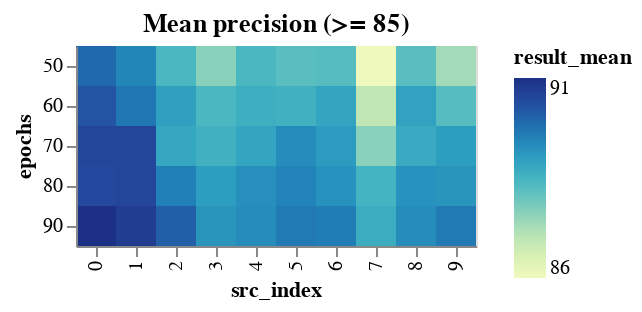

Write notebook code for a chart like this one.
### Code cell
range_epoch_results_df = epochs_results_df[
    epochs_results_df.result_mean >= DETAILED_VIEW_TRESHOLD
]

binified_epochs_heatmap(
    f"Mean precision (>= {DETAILED_VIEW_TRESHOLD})", 
    range_epoch_results_df
)

### Figure 1 — Vega-Lite specification as saved in the notebook (floating-point values rounded to 4 significant figures)
{"config": {"view": {"continuousWidth": 400, "continuousHeight": 300}}, "hconcat": [{"mark": "rect", "encoding": {"color": {"type": "quantitative", "field": "result_mean"}, "tooltip": [{"type": "quantitative", "field": "result_mean"}, {"type": "quantitative", "field": "result_std"}, {"type": "quantitative", "field": "neurons"}, {"type": "quantitative", "field": "layers"}, {"type": "quantitative", "field": "epochs"}, {"type": "quantitative", "field": "src_index"}], "x": {"type": "ordinal", "field": "src_index"}, "y": {"type": "ordinal", "field": "epochs"}}, "selection": {"selector004": {"type": "interval", "bind": "scales", "encodings": ["x", "y"]}}, "title": "Mean precision (>= 85)"}], "data": {"name": "data-274991aa5d9bd55cffc2a65c183f510f"}, "$schema": "https://vega.github.io/schema/vega-lite/v4.8.1.json", "datasets": {"data-274991aa5d9bd55cffc2a65c183f510f": [{"neurons": 12, "layers": 2, "epochs": 90, "learning_rate": 0.0216, "momentum": 0.0503, "result_mean": 91.06, "result_std": 1.594, "src_index": 0}, {"neurons": 11, "layers": 2, "epochs": 90, "learning_rate": 0.0216, "momentum": 0.0503, "result_mean": 90.82, "result_std": 1.728, "src_index": 1}, {"neurons": 12, "layers": 2, "epochs": 70, "learning_rate": 0.0216, "momentum": 0.0503, "result_mean": 90.63, "result_std": 1.743, "src_index": 0}, {"neurons": 11, "layers": 2, "epochs": 80, "learning_rate": 0.0216, "momentum": 0.0503, "result_mean": 90.63, "result_std": 1.267, "src_index": 1}, {"neurons": 11, "layers": 2, "epochs": 70, "learning_rate": 0.0216, "momentum": 0.0503, "result_mean": 90.63, "result_std": 1.24, "src_index": 1}, {"neurons": 12, "layers": 2, "epochs": 80, "learning_rate": 0.0216, "momentum": 0.0503, "result_mean": 90.58, "result_std": 1.665, "src_index": 0}, {"neurons": 12, "layers": 2, "epochs": 60, "learning_rate": 0.0216, "momentum": 0.0503, "result_mean": 90.38, "result_std": 1.659, "src_index": 0}, {"neurons": 10, "layers": 2, "epochs": 90, "learning_rate": 0.0216, "momentum": 0.0503, "result_mean": 90.19, "result_std": 1.58, "src_index": 2}, {"neurons": 12, "layers": 2, "epochs": 50, "learning_rate": 0.0216, "momentum": 0.0503, "result_mean": 90.05, "result_std": 1.792, "src_index": 0}, {"neurons": 11, "layers": 2, "epochs": 60, "learning_rate": 0.0216, "momentum": 0.0503, "result_mean": 89.85, "result_std": 1.274, "src_index": 1}, {"neurons": 8, "layers": 1, "epochs": 90, "learning_rate": 0.0216, "momentum": 0.0503, "result_mean": 89.8, "result_std": 1.451, "src_index": 5}, {"neurons": 8, "layers": 2, "epochs": 90, "learning_rate": 0.0216, "momentum": 0.0503, "result_mean": 89.8, "result_std": 1.393, "src_index": 9}, {"neurons": 9, "layers": 2, "epochs": 90, "learning_rate": 0.0216, "momentum": 0.0503, "result_mean": 89.75, "result_std": 1.167, "src_index": 6}, {"neurons": 10, "layers": 2, "epochs": 80, "learning_rate": 0.0216, "momentum": 0.0503, "result_mean": 89.71, "result_std": 1.749, "src_index": 2}, {"neurons": 8, "layers": 1, "epochs": 80, "learning_rate": 0.0216, "momentum": 0.0503, "result_mean": 89.66, "result_std": 1.472, "src_index": 5}, {"neurons": 11, "layers": 2, "epochs": 50, "learning_rate": 0.0216, "momentum": 0.0503, "result_mean": 89.61, "result_std": 1.57, "src_index": 1}, {"neurons": 10, "layers": 1, "epochs": 90, "learning_rate": 0.0216, "momentum": 0.0503, "result_mean": 89.51, "result_std": 1.445, "src_index": 4}, {"neurons": 11, "layers": 1, "epochs": 90, "learning_rate": 0.0216, "momentum": 0.0503, "result_mean": 89.51, "result_std": 1.344, "src_index": 8}, {"neurons": 8, "layers": 1, "epochs": 70, "learning_rate": 0.0216, "momentum": 0.0503, "result_mean": 89.51, "result_std": 1.115, "src_index": 5}, {"neurons": 10, "layers": 1, "epochs": 80, "learning_rate": 0.0216, "momentum": 0.0503, "result_mean": 89.46, "result_std": 1.518, "src_index": 4}, {"neurons": 9, "layers": 2, "epochs": 80, "learning_rate": 0.0216, "momentum": 0.0503, "result_mean": 89.41, "result_std": 1.68, "src_index": 6}, {"neurons": 11, "layers": 1, "epochs": 80, "learning_rate": 0.0216, "momentum": 0.0503, "result_mean": 89.41, "result_std": 1.236, "src_index": 8}, {"neurons": 8, "layers": 2, "epochs": 80, "learning_rate": 0.0216, "momentum": 0.0503, "result_mean": 89.36, "result_std": 1.614, "src_index": 9}, {"neurons": 5, "layers": 2, "epochs": 90, "learning_rate": 0.0216, "momentum": 0.0503, "result_mean": 89.36, "result_std": 1.317, "src_index": 3}, {"neurons": 9, "layers": 2, "epochs": 70, "learning_rate": 0.0216, "momentum": 0.0503, "result_mean": 89.27, "result_std": 1.585, "src_index": 6}, {"neurons": 5, "layers": 2, "epochs": 80, "learning_rate": 0.0216, "momentum": 0.0503, "result_mean": 89.22, "result_std": 1.463, "src_index": 3}, {"neurons": 8, "layers": 2, "epochs": 70, "learning_rate": 0.0216, "momentum": 0.0503, "result_mean": 89.22, "result_std": 1.319, "src_index": 9}, {"neurons": 10, "layers": 2, "epochs": 60, "learning_rate": 0.0216, "momentum": 0.0503, "result_mean": 89.17, "result_std": 1.841, "src_index": 2}, {"neurons": 11, "layers": 1, "epochs": 60, "learning_rate": 0.0216, "momentum": 0.0503, "result_mean": 89.12, "result_std": 1.476, "src_index": 8}, {"neurons": 9, "layers": 2, "epochs": 60, "learning_rate": 0.0216, "momentum": 0.0503, "result_mean": 89.07, "result_std": 1.287, "src_index": 6}, {"neurons": 10, "layers": 1, "epochs": 70, "learning_rate": 0.0216, "momentum": 0.0503, "result_mean": 89.07, "result_std": 1.078, "src_index": 4}, {"neurons": 10, "layers": 2, "epochs": 70, "learning_rate": 0.0216, "momentum": 0.0503, "result_mean": 89.03, "result_std": 1.845, "src_index": 2}, {"neurons": 11, "layers": 1, "epochs": 70, "learning_rate": 0.0216, "momentum": 0.0503, "result_mean": 88.98, "result_std": 1.454, "src_index": 8}, {"neurons": 6, "layers": 2, "epochs": 90, "learning_rate": 0.0216, "momentum": 0.0503, "result_mean": 88.93, "result_std": 1.053, "src_index": 7}, {"neurons": 10, "layers": 1, "epochs": 60, "learning_rate": 0.0216, "momentum": 0.0503, "result_mean": 88.88, "result_std": 1.234, "src_index": 4}, {"neurons": 5, "layers": 2, "epochs": 70, "learning_rate": 0.0216, "momentum": 0.0503, "result_mean": 88.83, "result_std": 1.4, "src_index": 3}, {"neurons": 8, "layers": 1, "epochs": 60, "learning_rate": 0.0216, "momentum": 0.0503, "result_mean": 88.83, "result_std": 1.231, "src_index": 5}, {"neurons": 6, "layers": 2, "epochs": 80, "learning_rate": 0.0216, "momentum": 0.0503, "result_mean": 88.78, "result_std": 1.147, "src_index": 7}, {"neurons": 10, "layers": 1, "epochs": 50, "learning_rate": 0.0216, "momentum": 0.0503, "result_mean": 88.68, "result_std": 1.263, "src_index": 4}, {"neurons": 5, "layers": 2, "epochs": 60, "learning_rate": 0.0216, "momentum": 0.0503, "result_mean": 88.68, "result_std": 1.126, "src_index": 3}, {"neurons": 10, "layers": 2, "epochs": 50, "learning_rate": 0.0216, "momentum": 0.0503, "result_mean": 88.68, "result_std": 1.58, "src_index": 2}, {"neurons": 8, "layers": 2, "epochs": 60, "learning_rate": 0.0216, "momentum": 0.0503, "result_mean": 88.54, "result_std": 1.461, "src_index": 9}, {"neurons": 9, "layers": 2, "epochs": 50, "learning_rate": 0.0216, "momentum": 0.0503, "result_mean": 88.54, "result_std": 1.38, "src_index": 6}, {"neurons": 11, "layers": 1, "epochs": 50, "learning_rate": 0.0216, "momentum": 0.0503, "result_mean": 88.49, "result_std": 1.255, "src_index": 8}, {"neurons": 8, "layers": 1, "epochs": 50, "learning_rate": 0.0216, "momentum": 0.0503, "result_mean": 88.49, "result_std": 1.219, "src_index": 5}, {"neurons": 5, "layers": 2, "epochs": 50, "learning_rate": 0.0216, "momentum": 0.0503, "result_mean": 87.96, "result_std": 1.686, "src_index": 3}, {"neurons": 6, "layers": 2, "epochs": 70, "learning_rate": 0.0216, "momentum": 0.0503, "result_mean": 87.96, "result_std": 1.285, "src_index": 7}, {"neurons": 8, "layers": 2, "epochs": 50, "learning_rate": 0.0216, "momentum": 0.0503, "result_mean": 87.67, "result_std": 1.531, "src_index": 9}, {"neurons": 6, "layers": 2, "epochs": 60, "learning_rate": 0.0216, "momentum": 0.0503, "result_mean": 87.32, "result_std": 1.255, "src_index": 7}, {"neurons": 6, "layers": 2, "epochs": 50, "learning_rate": 0.0216, "momentum": 0.0503, "result_mean": 86.45, "result_std": 1.276, "src_index": 7}]}}
